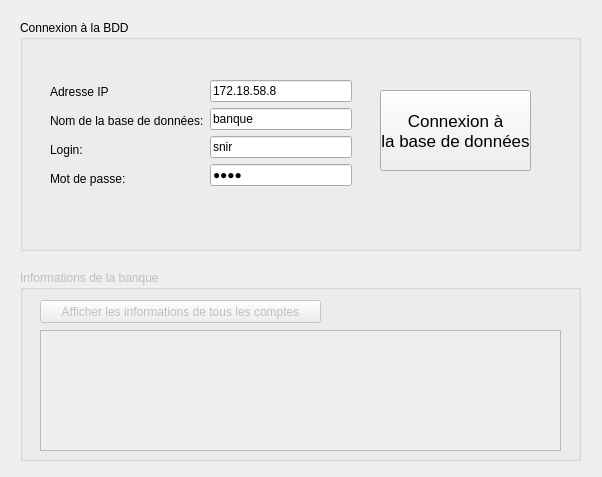
<?xml version="1.0" encoding="UTF-8"?>
<ui version="4.0">
 <class>Widget</class>
 <widget class="QWidget" name="Widget">
  <property name="geometry">
   <rect>
    <x>0</x>
    <y>0</y>
    <width>602</width>
    <height>477</height>
   </rect>
  </property>
  <property name="windowTitle">
   <string>Widget</string>
  </property>
  <widget class="QGroupBox" name="groupBox_informationsBanques">
   <property name="enabled">
    <bool>false</bool>
   </property>
   <property name="geometry">
    <rect>
     <x>20</x>
     <y>270</y>
     <width>561</width>
     <height>191</height>
    </rect>
   </property>
   <property name="title">
    <string>Informations de la banque</string>
   </property>
   <widget class="QPushButton" name="pushButton">
    <property name="geometry">
     <rect>
      <x>20</x>
      <y>30</y>
      <width>281</width>
      <height>23</height>
     </rect>
    </property>
    <property name="text">
     <string>Afficher les informations de tous les comptes</string>
    </property>
   </widget>
   <widget class="QTextEdit" name="textEdit">
    <property name="geometry">
     <rect>
      <x>20</x>
      <y>60</y>
      <width>521</width>
      <height>121</height>
     </rect>
    </property>
   </widget>
  </widget>
  <widget class="QGroupBox" name="groupBox_ConnexionBDD">
   <property name="geometry">
    <rect>
     <x>20</x>
     <y>20</y>
     <width>561</width>
     <height>231</height>
    </rect>
   </property>
   <property name="title">
    <string>Connexion à la BDD</string>
   </property>
   <widget class="QPushButton" name="pushButton_Connexion">
    <property name="geometry">
     <rect>
      <x>360</x>
      <y>70</y>
      <width>151</width>
      <height>81</height>
     </rect>
    </property>
    <property name="font">
     <font>
      <pointsize>13</pointsize>
     </font>
    </property>
    <property name="text">
     <string>Connexion à 
la base de données</string>
    </property>
   </widget>
   <widget class="QWidget" name="">
    <property name="geometry">
     <rect>
      <x>30</x>
      <y>60</y>
      <width>302</width>
      <height>110</height>
     </rect>
    </property>
    <layout class="QHBoxLayout" name="horizontalLayout">
     <item>
      <layout class="QVBoxLayout" name="verticalLayout_2">
       <item>
        <widget class="QLabel" name="label">
         <property name="text">
          <string>Adresse IP</string>
         </property>
        </widget>
       </item>
       <item>
        <widget class="QLabel" name="label_2">
         <property name="text">
          <string>Nom de la base de données:</string>
         </property>
        </widget>
       </item>
       <item>
        <widget class="QLabel" name="label_3">
         <property name="text">
          <string>Login:</string>
         </property>
        </widget>
       </item>
       <item>
        <widget class="QLabel" name="label_4">
         <property name="text">
          <string>Mot de passe:</string>
         </property>
        </widget>
       </item>
      </layout>
     </item>
     <item>
      <layout class="QVBoxLayout" name="verticalLayout">
       <item>
        <widget class="QLineEdit" name="lineEdit_IP">
         <property name="text">
          <string>172.18.58.8</string>
         </property>
        </widget>
       </item>
       <item>
        <widget class="QLineEdit" name="lineEdit_BDD">
         <property name="text">
          <string>banque</string>
         </property>
        </widget>
       </item>
       <item>
        <widget class="QLineEdit" name="lineEdit_Login">
         <property name="text">
          <string>snir</string>
         </property>
        </widget>
       </item>
       <item>
        <widget class="QLineEdit" name="lineEdit_Mdp">
         <property name="text">
          <string>snir</string>
         </property>
         <property name="echoMode">
          <enum>QLineEdit::Password</enum>
         </property>
        </widget>
       </item>
      </layout>
     </item>
    </layout>
   </widget>
  </widget>
 </widget>
 <resources/>
 <connections/>
</ui>
